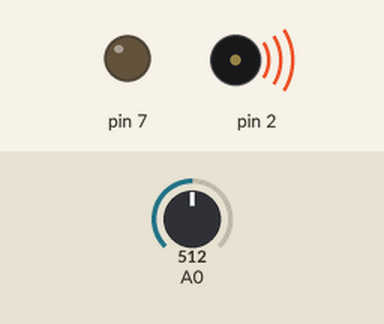
Simulated run of this sketch. Board: Arduino Uno, built with avr-gcc and run on an emulated ATmega328P. On the bench: output pins drawn as LEDs (lit = HIGH), buzzer (waves = sounding). The test bench sets the inputs (shaded band); at power-on: A0 = 512. What the sketch prints to the serial monitor is not drawn.

Above: at 1.2 s.
1.3 s: A0 set to 105
4.3 s: A0 set to 92
Timing chart, 0 to 7.3 s (numbered marks = the images above; inputs shaded):
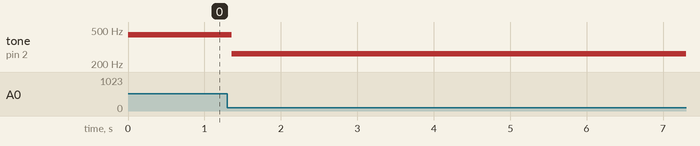

The sketch:

arduino.ino
```cpp
/*
 * Note definitions taken from http://arduino.cc/en/Tutorial/tone.
 */

#define NOTE_C4  262
#define NOTE_CS4 277
#define NOTE_D4  294
#define NOTE_DS4 311
#define NOTE_E4  330
#define NOTE_F4  349
#define NOTE_FS4 370
#define NOTE_G4  392
#define NOTE_GS4 415
#define NOTE_A4  440
#define NOTE_AS4 466
#define NOTE_B4  494
#define NOTE_C5  523
#define NOTE_CS5 554
#define NOTE_D5  587
#define NOTE_DS5 622
#define NOTE_E5  659
#define NOTE_F5  698
#define NOTE_FS5 740
#define NOTE_G5  784
#define NOTE_GS5 831
#define NOTE_A5  880
#define NOTE_AS5 932
#define NOTE_B5  988

/* This code supports 2 octaves*/
int notes[] = {
  NOTE_C4, NOTE_CS4, NOTE_D4, NOTE_DS4, NOTE_E4, NOTE_F4,
  NOTE_FS4, NOTE_G4, NOTE_GS4, NOTE_A4, NOTE_AS4, NOTE_B4,
  /**/
  NOTE_C5, NOTE_CS5, NOTE_D5, NOTE_DS5, NOTE_E5, NOTE_F5,
  NOTE_FS5, NOTE_G5, NOTE_GS5, NOTE_A5, NOTE_AS5, NOTE_B5,
  };

int notesLen = 12*2;

void setup() {
  Serial.begin(9600);
  pinMode(7, OUTPUT);
}

void loop() {
  /* The light sensor is connected to analog input pin 0*/
  int sensorValue = analogRead(A0);

  /* These values are used to calibrate the light sensor. */
  int rangeLow = 207;
  int rangeHigh = 930;
  int notesIndex = map(sensorValue, rangeLow, rangeHigh, 0, notesLen-1);

  /* Make sure we don't access values outside the array's bounds. */
  if ( notesIndex < 0 )
    notesIndex = 0;

  if ( notesIndex > notesLen - 1 )
    notesIndex = notesLen - 1;

  int pitchValue = notes[notesIndex];

  /* Print some values that are useful for debugging. */
  Serial.print("sensor=");
  Serial.print(sensorValue);
  Serial.print(", notesIndex=");
  Serial.print(notesIndex);
  Serial.print(", pitch=");
  Serial.println(pitchValue);

  /* The piezo speaker is connected to digital output pin 2. */
  tone(2, pitchValue, 100);
  delay(1);
}
```

Measured:
- after the input at 1.3 s, tone on pin 2: 440 Hz → 262 Hz after 0.06 s
- after the input at 4.3 s, every drawn part: stays the same
